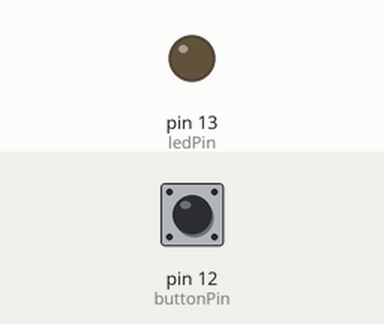
A sketch run on a simulated Arduino Uno, built with avr-gcc and run on an emulated ATmega328P. Parts: output pins drawn as LEDs (lit = HIGH). Dashed ring = blinking. The inputs (shaded band) are chosen by the test bench; at power-on: pin 12 (buttonPin) LOW. What the sketch prints to the serial monitor is not drawn.

Above: at 1.2 s.
1.3 s: pin 12 (buttonPin) pulled HIGH for 0.15 s
At 1.37 s:
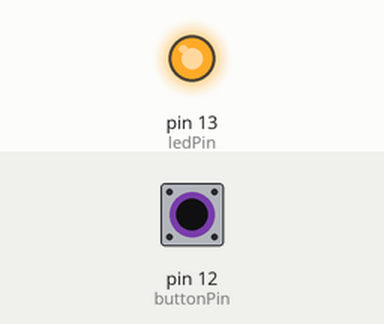
2.9 s: pin 12 (buttonPin) pulled HIGH for 1 s
At 5.1 s:
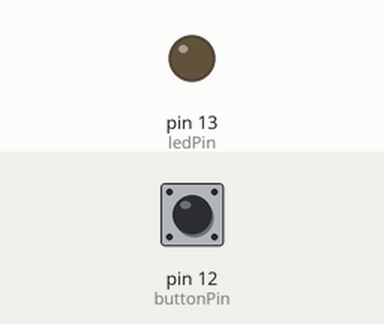
5.4 s: pin 12 (buttonPin) pulsed HIGH 2 times (0.12 s each, 0.3 s apart)
At 5.46 s:
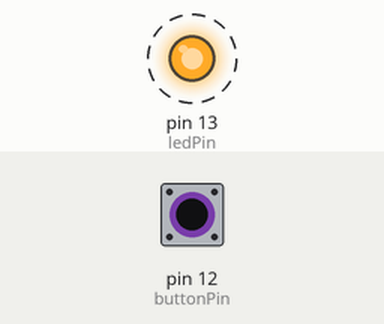
7.5 s: pin 12 (buttonPin) driven HIGH
At 8.0 s:
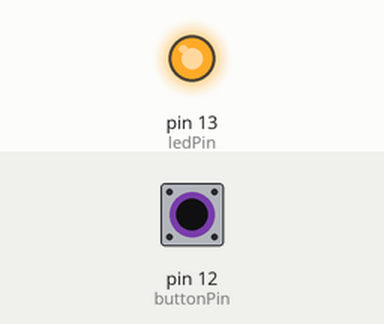
9.0 s: pin 12 (buttonPin) driven LOW
At 10.3 s:
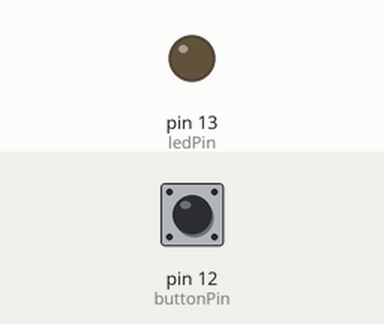
Timing chart, 0 to 11.5 s (numbered marks = the images above; inputs shaded):
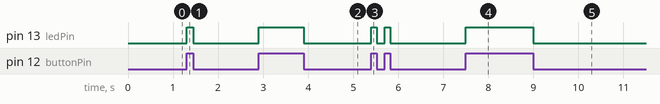

The sketch:

TP16.ino
```cpp
/// constants won't change. They're used here to
  // set pin numbers:
  const int buttonPin = 12;    // the number of the pushbutton pin
  const int ledPin =  13;      // the number of the LED pin
  // variables will change:
  int buttonState = 0;         // variable for reading the pushbutton status

  void setup() {
   // initialize serial communication (since we are using Xbee):
   Serial.begin(9600);
   // initialize the LED pin as an output:
   pinMode(ledPin, OUTPUT);
   // initialize the pushbutton pin as an input:
   pinMode(buttonPin, INPUT);
 }

 void loop(){
  // read the state of the pushbutton value:
   buttonState = digitalRead(buttonPin);

   // check if the pushbutton is pressed.
  // if it is, the buttonState is HIGH:
   if (buttonState == HIGH) {
     // turn LED on:
     digitalWrite(ledPin, HIGH);
     //Send H char using Xbee module
     Serial.print('H');
   }
   else {
     // turn LED off:
     digitalWrite(ledPin, LOW);
     //Send L char using Xbee module
     Serial.print('L');
   }
 }
```

Measured:
- after the input at 1.3 s, pin 13 (ledPin): LOW → HIGH at once, → LOW 0.15 s later
- after the input at 2.9 s, pin 13 (ledPin): LOW → HIGH at once, → LOW 1.0 s later
- after the input at 5.4 s, pin 13 (ledPin): alternates HIGH for 0.12 s and LOW for 0.18 s, 4 changes in all, then stays LOW, starting at once
- after the input at 7.5 s, pin 13 (ledPin): LOW → HIGH at once
- after the input at 9.0 s, pin 13 (ledPin): HIGH → LOW at once
